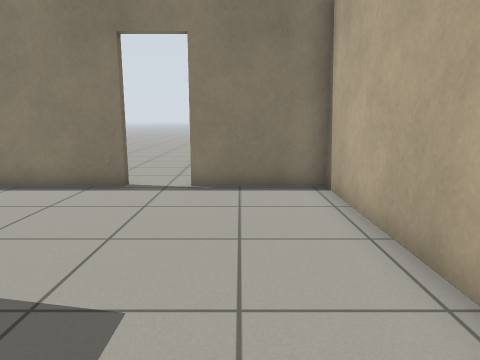
View 1 (above)

20 first-person views from a walk through a Gazebo world. The camera is 0.9 m above the floor, tilts 10° down and sees 70° across. The floor is counted in squares, 0.5 m on a side. Each view is taken from the middle of a square. On the plan, view 1 faces up. The plan holds only what a view shows up to about 17 squares ahead; the rest is blank. The robots in the file are not drawn. Gazebo's built-in surfaces are drawn with simple patterns.

View 2
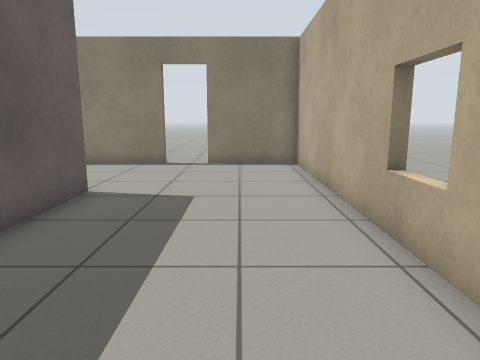

View 3
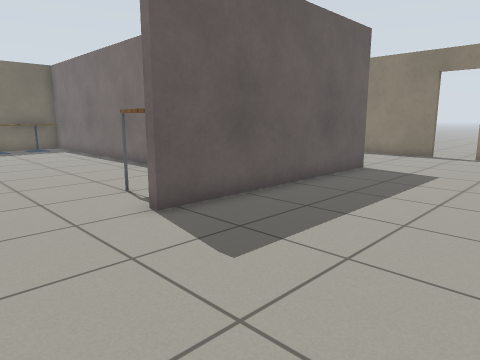

View 4
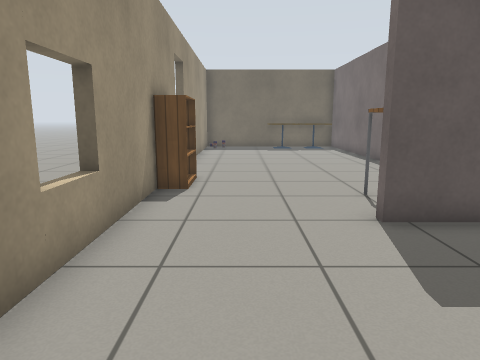

View 5
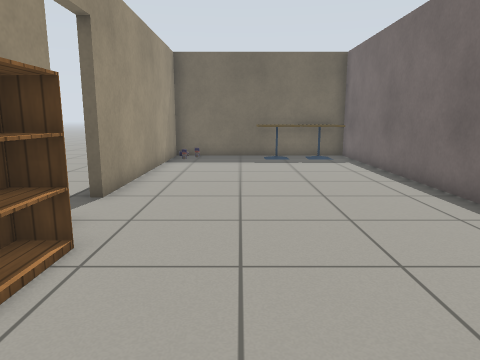

View 6
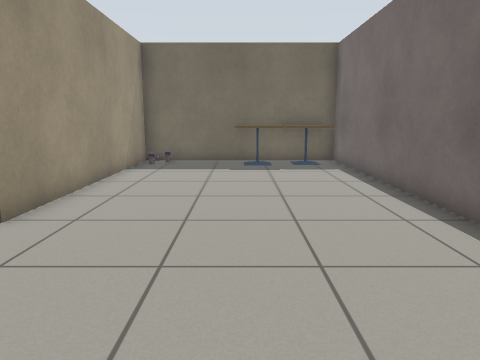

View 7
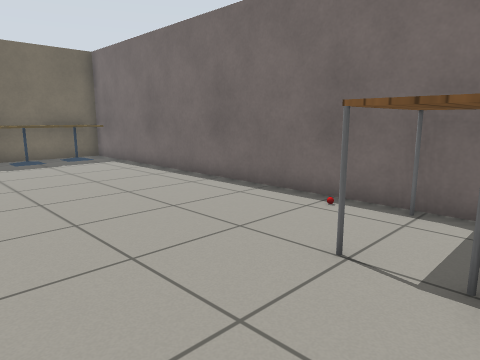

View 8
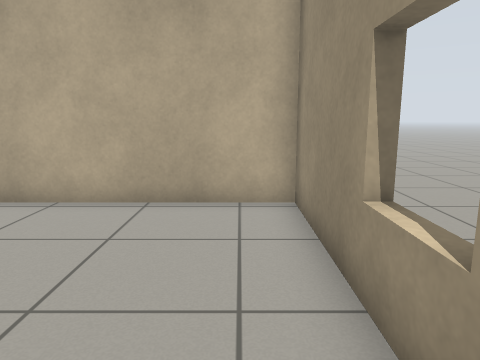

View 9
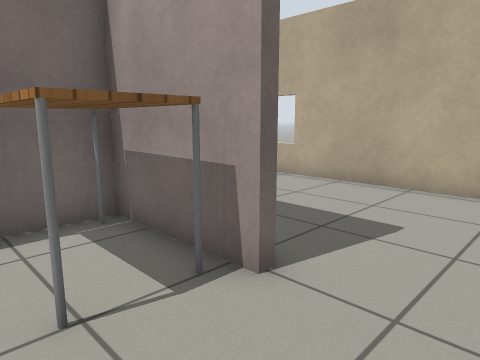

View 10
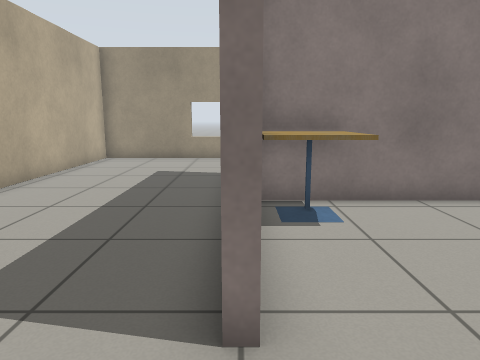

View 11
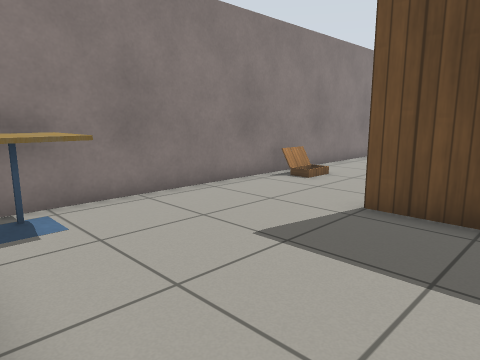

View 12
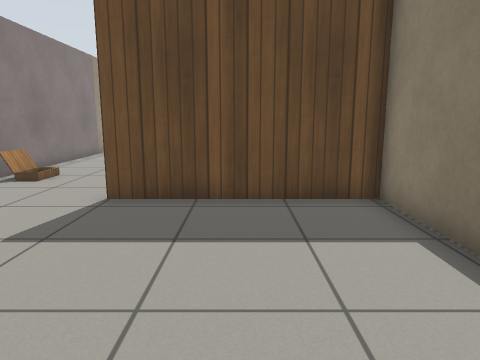

View 13
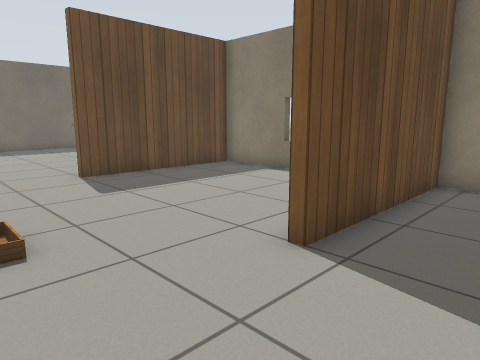

View 14
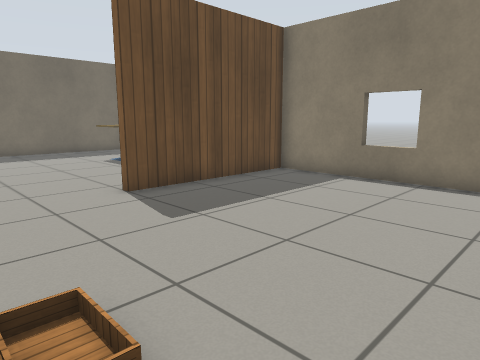

View 15
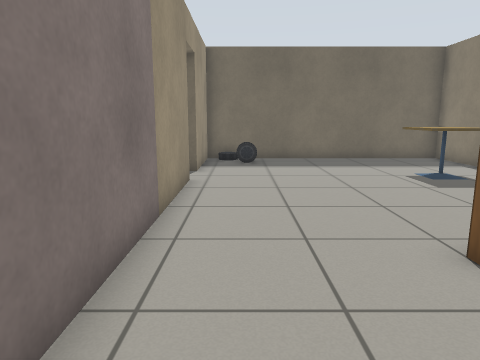

View 16
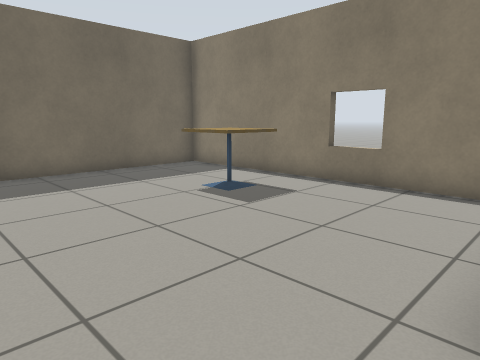

View 17
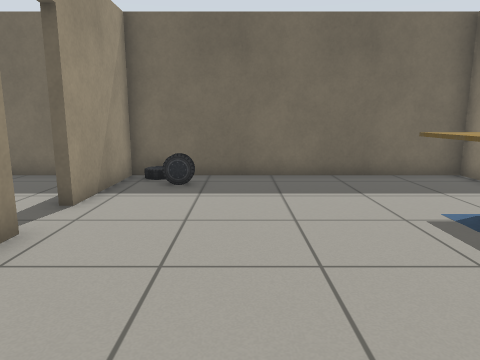

View 18
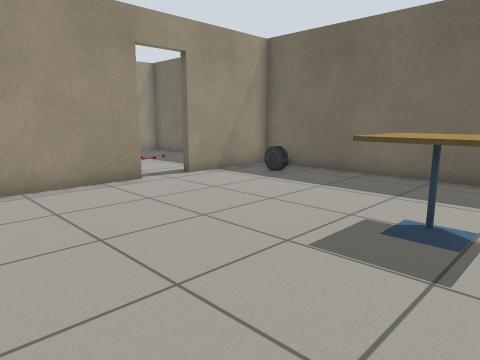

View 19
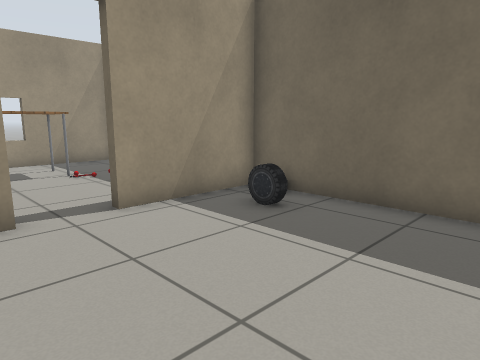

View 20
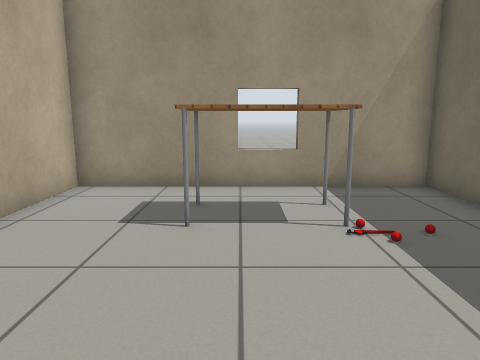

### Floor plan
Ten units are one square. View 1 is at (0, 0); x grows to the right and y downward. Boxes are objects, and circles mark ways between rooms. Rooms are numbered by the first view taken in them; rooms with no view inside come last. Other rooms are left out.
<svg viewBox="-316 -97 348 204">
<path fill="none" stroke="#000" d="M27 -4 22 -4M-42 -35 -39 -35 -39 55 -42 55M-45 102 23 102 23 -92 -14 -92M-30 -92 -45 -92M-101 102 -84 102M-65 102 -45 102M-196 102 -118 102M-42 55 -42 18 -213 18 -213 102M-116 15 -44 15M-45 -92 -106 -92 -106 -29M-196 15 -116 15M-126 -92 -190 -92 -190 -30 -194 -30M-253 15 -196 15M-205 -92 -311 -92 -311 15 -270 15M-311 80 -311 102 -216 102 -216 71M-311 39 -311 55"/>
<rect x="-215" y="85" width="10" height="10" fill="#bbb"><title>other object</title></rect>
<rect x="-215" y="25" width="30" height="20" fill="#bbb"><title>cafe table</title></rect>
<rect x="-205" y="45" width="20" height="20" fill="#bbb"><title>cafe table</title></rect>
<rect x="-85" y="25" width="10" height="10" fill="#bbb"><title>other object</title></rect>
<rect x="-65" y="25" width="20" height="30" fill="#bbb"><title>table</title></rect>
<rect x="-65" y="-5" width="20" height="20" fill="#bbb"><title>cafe table</title></rect>
<rect x="-145" y="5" width="20" height="10" fill="#bbb"><title>other object</title></rect>
<rect x="-295" y="-5" width="10" height="10" fill="#bbb"><title>car</title></rect>
<rect x="-275" y="-75" width="30" height="20" fill="#bbb"><title>cafe table</title></rect>
<rect x="-295" y="55" width="10" height="10" fill="#bbb"><title>other object</title></rect>
<rect x="-285" y="65" width="40" height="20" fill="#bbb"><title>table</title></rect>
<rect x="-285" y="65" width="10" height="10" fill="#bbb"><title>other object</title></rect>
<rect x="-285" y="55" width="10" height="10" fill="#bbb"><title>other object</title></rect>
<circle cx="-40" cy="75" r="3" fill="#2a7"/>
<circle cx="-40" cy="-60" r="3" fill="#2a7"/>
<circle cx="-110" cy="-5" r="3" fill="#2a7"/>
<circle cx="-190" cy="-10" r="3" fill="#2a7"/>
<circle cx="-265" cy="20" r="3" fill="#2a7"/>
<text x="-10" y="10">1</text>
<text x="-130" y="60">2</text>
<text x="-80" y="-30">3</text>
<text x="-150" y="-30">4</text>
<text x="-250" y="-40">5</text>
<text x="-260" y="60">6</text>
</svg>
Room 1 opens to room 2. Room 1 opens to room 3. Room 3 opens to room 4. Room 4 opens to room 5. Room 5 opens to room 6.

Where each view was taken, in squares from view 1:
view 1: 0 up, 0 right, facing up
view 2: 5 down, 0 right, facing up
view 3: 9 down, 2 right, facing up-left
view 4: 8 down, 2 right, facing left
view 5: 7 down, 4 left, facing left
view 6: 6 down, 6 left, facing left
view 7: 9 down, 4 left, facing up-left
view 8: 9 down, 5 left, facing right
view 9: 8 down, 7 left, facing up-right
view 10: 6 up, 4 left, facing down
view 11: 6 up, 4 left, facing down-left
view 12: 6 up, 3 left, facing left
view 13: 1 down, 8 left, facing up-left
view 14: 1 down, 11 left, facing up-left
view 15: 0 up, 15 left, facing left
view 16: 0 up, 19 left, facing up-left
view 17: 2 up, 20 left, facing left
view 18: 8 up, 20 left, facing down-left
view 19: 5 up, 24 left, facing down-left
view 20: 1 down, 26 left, facing down
